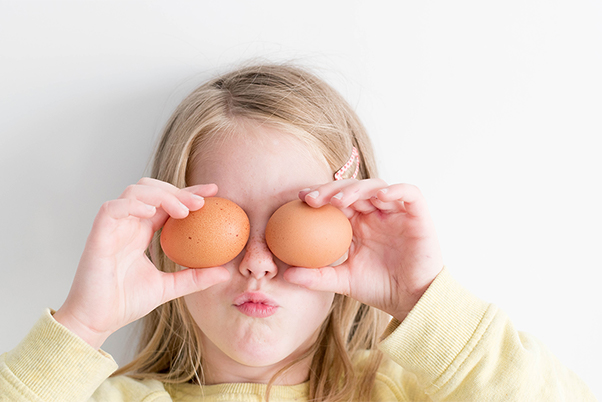
#> input picture images/about-img.jpg, 602 x 402 px, given in place of rick.mp4, which was not available
$ python o.py
#> lines starting #> are read from the running program, lines starting #| are printed output that depends on the picture; after the words box and inside, x2 and y2 are one past the last pixel; in counts of white or black regions, pixels touching at a corner belong together; pictures that were not available may be replaced by others from this repository, and a replacement may not be noted
import cv2
import numpy as np

# Videonun okunması
video = cv2.VideoCapture("rick.mp4")

# Video boyutlarının alınması
width = int(video.get(cv2.CAP_PROP_FRAME_WIDTH))
height = int(video.get(cv2.CAP_PROP_FRAME_HEIGHT))

# Yeni video oluşturulması
fourcc = cv2.VideoWriter_fourcc(*"mp4v")
out = cv2.VideoWriter("combined_video.mp4", fourcc, 30.0, (2*width, 2*height))

# Döngü ile video işleme
while True:
    ret, frame = video.read()
#> frame is the input picture: shape (402, 602, 3); mean B, G, R 196.9, 207.3, 224.5
    if not ret:
        break

    # Keskinleştirilmiş video oluşturma
    kernel = np.array([[-1,-1,-1], [-1,9,-1], [-1,-1,-1]])
    sharpened = cv2.filter2D(frame, -1, kernel)
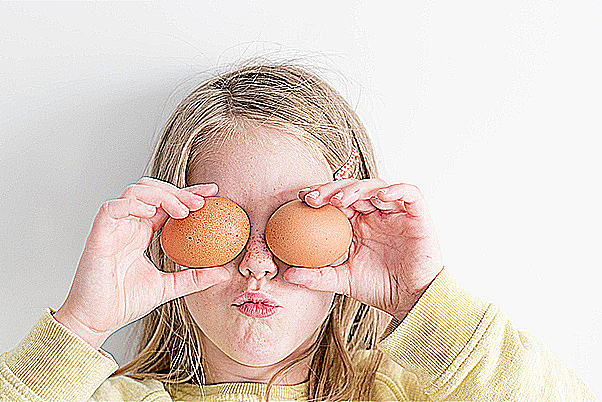
#> sharpened: shape (402, 602, 3); mean B, G, R 196, 206.1, 222.4

    # Mavi renkle maskelenmiş video oluşturma
    hsv = cv2.cvtColor(frame, cv2.COLOR_BGR2HSV)
#> hsv: shape (402, 602, 3); mean H, S, V 13.3, 36.2, 224.5
    lower_blue = np.array([100,60,60])
    upper_blue = np.array([130,255,255])
    blue_mask = cv2.inRange(hsv, lower_blue, upper_blue)
#> blue_mask: shape (402, 602); every value is 0
    blue_mask = cv2.bitwise_not(blue_mask)
#> blue_mask: shape (402, 602); every value is 255
    blue_masked = cv2.bitwise_and(frame, frame, mask=blue_mask)

    # Kırmızı renkle maskelenmiş video oluşturma
    lower_red = np.array([0,50,50])
    upper_red = np.array([10,255,255])
    red_mask1 = cv2.inRange(hsv, lower_red, upper_red)
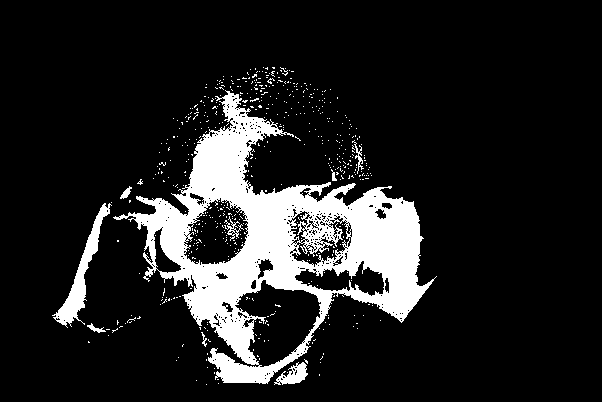
#> red_mask1: shape (402, 602); 13.6% white; 544 white regions (535 under 20 px), largest, box (x1, y1, x2, y2) and area: (113, 90, 437, 384) 29344, (52, 203, 112, 328) 1515, (274, 362, 308, 385) 389
    lower_red = np.array([170,50,50])
    upper_red = np.array([180,255,255])
    red_mask2 = cv2.inRange(hsv, lower_red, upper_red)
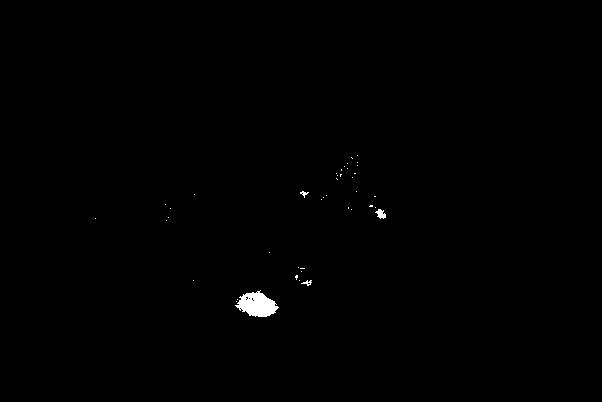
#> red_mask2: shape (402, 602); 0.38% white; 42 white regions (38 under 20 px), largest, box (x1, y1, x2, y2) and area: (235, 290, 279, 317) 726, (375, 209, 386, 219) 65, (301, 280, 312, 286) 30, (300, 191, 309, 198) 26
    red_mask = red_mask1 + red_mask2
#> red_mask: shape (402, 602); 13.9% white; 532 white regions (523 under 20 px), largest, box (x1, y1, x2, y2) and area: (113, 90, 437, 384) 30262, (52, 203, 112, 328) 1516, (274, 362, 308, 385) 389
    red_mask = cv2.bitwise_not(red_mask)
    red_masked = cv2.bitwise_and(frame, frame, mask=red_mask)
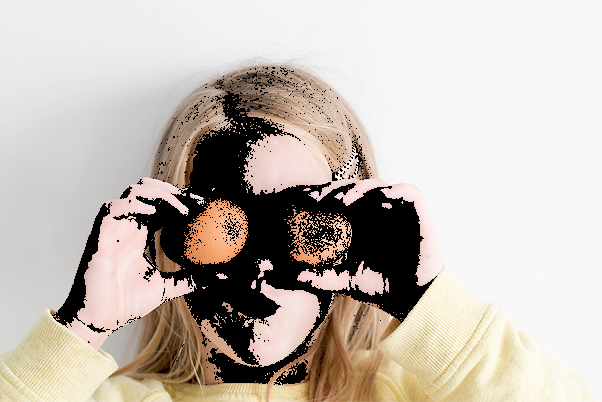
#> red_masked: shape (402, 602, 3); mean B, G, R 178, 186.2, 195

    # Orijinal video
    original = frame

    # Video birleştirme
    top_row = np.concatenate((sharpened, blue_masked), axis=1)
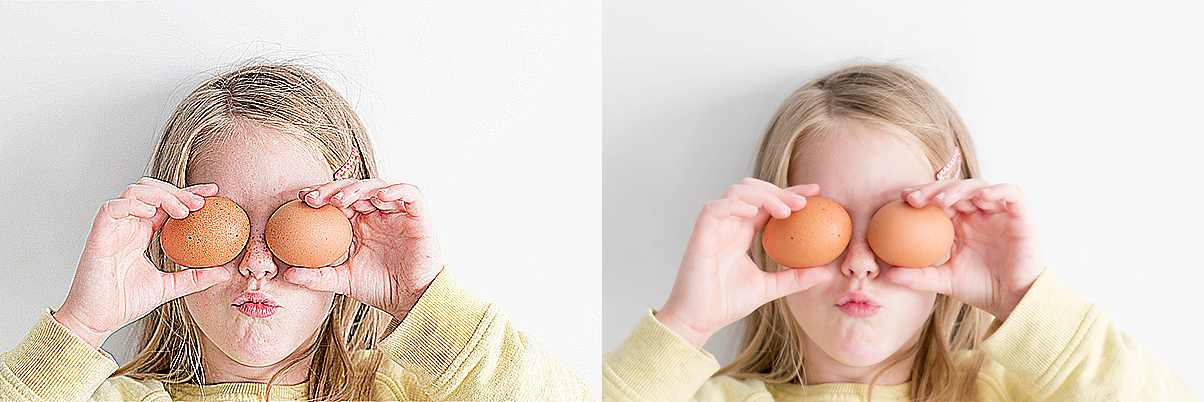
#> top_row: shape (402, 1204, 3); mean B, G, R 196.5, 206.7, 223.4
    bottom_row = np.concatenate((red_masked, original), axis=1)
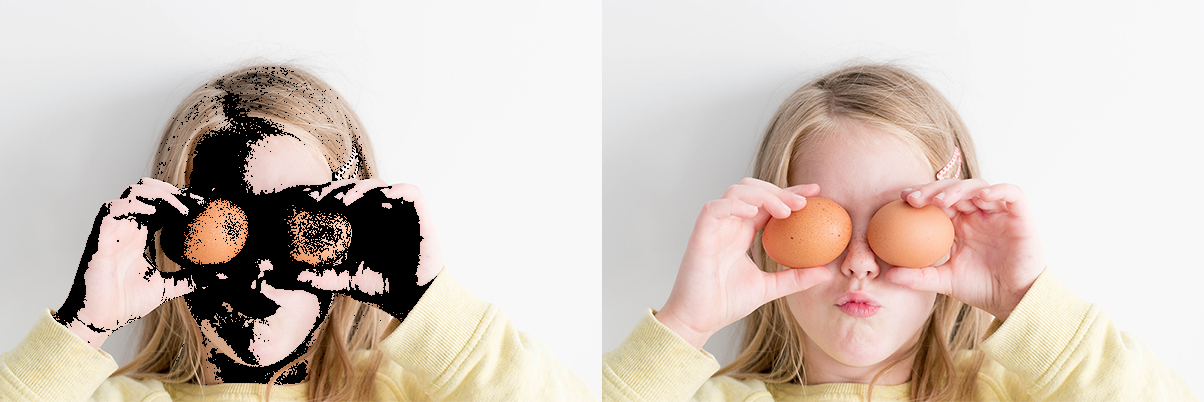
#> bottom_row: shape (402, 1204, 3); mean B, G, R 187.5, 196.8, 209.8
    combined = np.concatenate((top_row, bottom_row), axis=0)
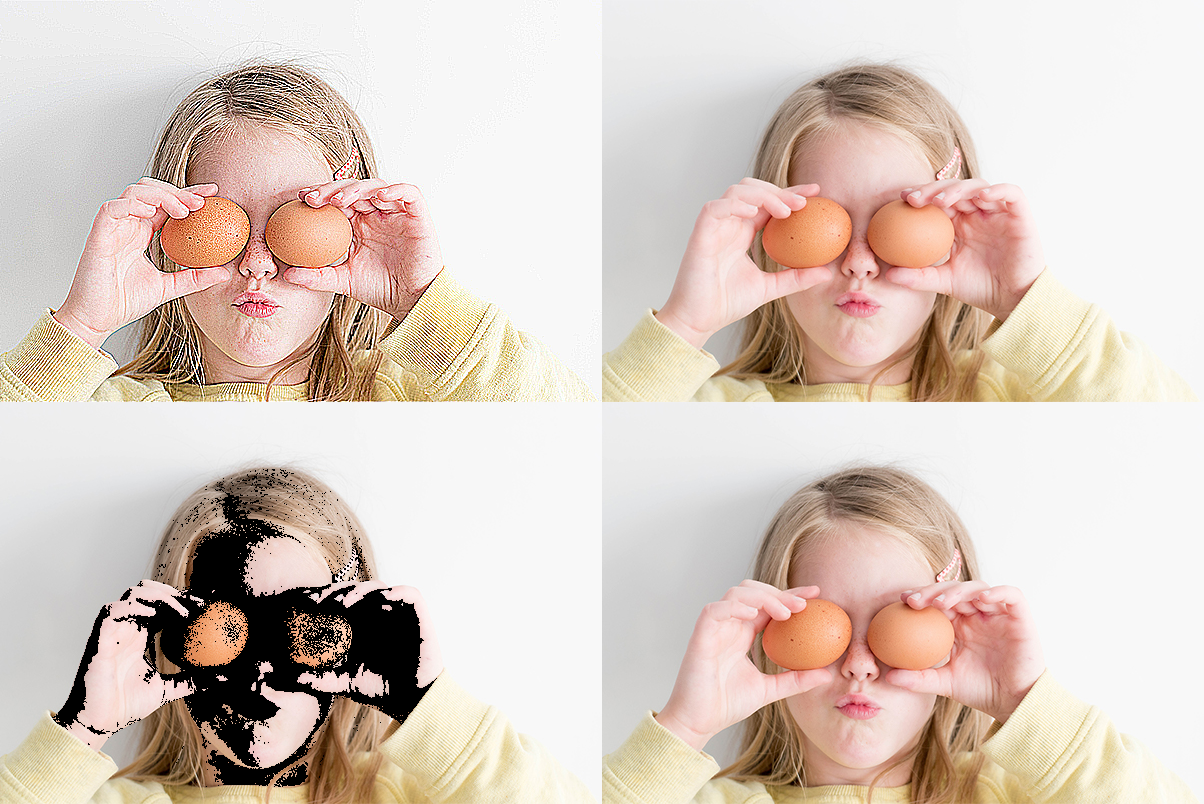
#> combined: shape (804, 1204, 3); mean B, G, R 192, 201.7, 216.6

    # Video kaydetme
    out.write(combined)

    # Pencere gösterimi
    cv2.imshow("Combined Video", combined)

    # Çıkış için q tuşuna basın
    if cv2.waitKey(25) & 0xFF == ord("q"):
#> (key q is pressed here)
        break

# Kaynakları serbest bırakın ve çıkış yapın
video.release()
out.release()
cv2.destroyAllWindows()

$ run again, on images/client.png
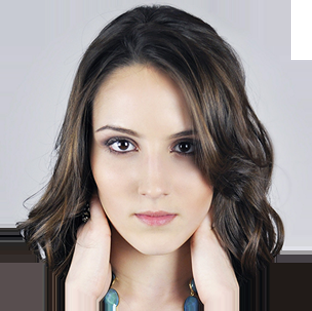
#> input picture images/client.png, 312 x 311 px, given in place of rick.mp4, which was not available
#> frame is the input picture: shape (311, 312, 3); mean B, G, R 139.3, 141.5, 150.5
#> hsv: shape (311, 312, 3); mean H, S, V 65.8, 36.3, 153.9
#> `blue_mask = cv2.inRange(hsv, lower_blue, upper_blue)`:
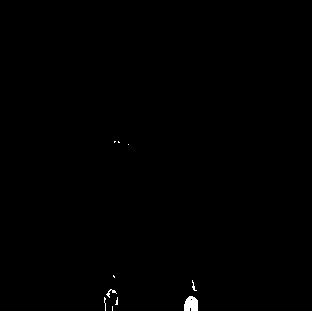
#> blue_mask: shape (311, 312); 0.28% white; 10 white regions (7 under 20 px), largest, box (x1, y1, x2, y2) and area: (184, 296, 198, 311) 176, (106, 289, 117, 298) 31, (192, 280, 197, 291) 20
#> red_mask1: shape (311, 312); 7.6% white; 582 white regions (545 under 20 px), largest, box (x1, y1, x2, y2) and area: (167, 227, 201, 305) 1179, (147, 62, 198, 131) 807, (170, 142, 214, 195) 725
#> red_mask2: shape (311, 312); 0.49% white; 53 white regions (50 under 20 px), largest, box (x1, y1, x2, y2) and area: (136, 213, 176, 225) 308, (109, 147, 132, 154) 45, (178, 152, 189, 157) 21
#> `combined = np.concatenate((top_row, bottom_row), axis=0)`:
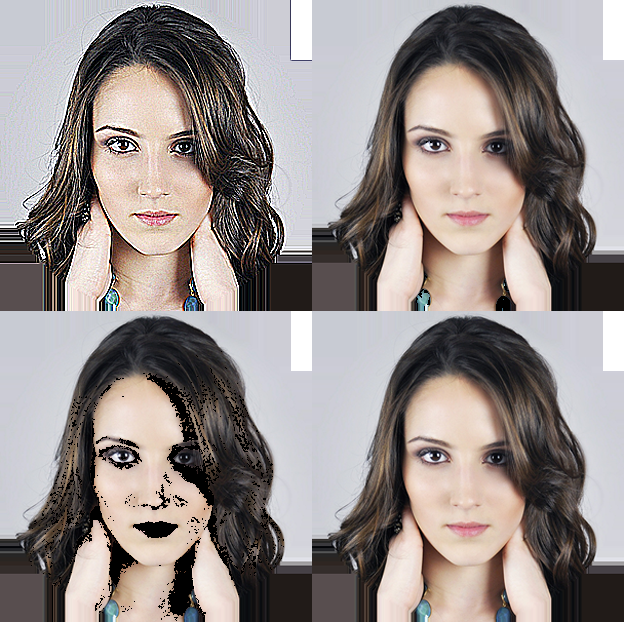
#> combined: shape (622, 624, 3); mean B, G, R 138.2, 140.3, 148.7
